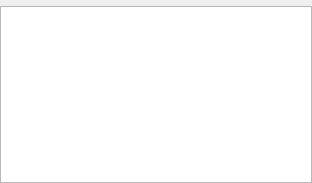
<?xml version="1.0" encoding="UTF-8"?>
<ui version="4.0">
 <class>qSlicerLiverResectionsTableView</class>
 <widget class="QWidget" name="qSlicerLiverResectionsTableView">
  <property name="geometry">
   <rect>
    <x>0</x>
    <y>0</y>
    <width>312</width>
    <height>183</height>
   </rect>
  </property>
  <property name="sizePolicy">
   <sizepolicy hsizetype="Preferred" vsizetype="MinimumExpanding">
    <horstretch>0</horstretch>
    <verstretch>0</verstretch>
   </sizepolicy>
  </property>
  <property name="minimumSize">
   <size>
    <width>0</width>
    <height>74</height>
   </size>
  </property>
  <property name="windowTitle">
   <string>qMRMLSegmentsTableView</string>
  </property>
  <layout class="QGridLayout" name="gridLayout">
   <property name="leftMargin">
    <number>0</number>
   </property>
   <property name="topMargin">
    <number>0</number>
   </property>
   <property name="rightMargin">
    <number>0</number>
   </property>
   <property name="bottomMargin">
    <number>0</number>
   </property>
   <item row="0" column="0">
    <widget class="QWidget" name="FilterBar" native="true">
     <property name="sizePolicy">
      <sizepolicy hsizetype="Preferred" vsizetype="Fixed">
       <horstretch>0</horstretch>
       <verstretch>0</verstretch>
      </sizepolicy>
     </property>
     <layout class="QHBoxLayout" name="horizontalLayout">
      <property name="leftMargin">
       <number>0</number>
      </property>
      <property name="topMargin">
       <number>0</number>
      </property>
      <property name="rightMargin">
       <number>0</number>
      </property>
      <property name="bottomMargin">
       <number>0</number>
      </property>
     </layout>
    </widget>
   </item>
   <item row="2" column="0">
    <widget class="QTableView" name="SegmentsTable">
     <property name="enabled">
      <bool>true</bool>
     </property>
     <property name="sizePolicy">
      <sizepolicy hsizetype="Ignored" vsizetype="MinimumExpanding">
       <horstretch>0</horstretch>
       <verstretch>1</verstretch>
      </sizepolicy>
     </property>
     <property name="minimumSize">
      <size>
       <width>0</width>
       <height>56</height>
      </size>
     </property>
     <property name="maximumSize">
      <size>
       <width>16777215</width>
       <height>16777215</height>
      </size>
     </property>
     <property name="alternatingRowColors">
      <bool>true</bool>
     </property>
     <property name="iconSize">
      <size>
       <width>16</width>
       <height>16</height>
      </size>
     </property>
     <property name="sortingEnabled">
      <bool>false</bool>
     </property>
     <property name="columnCount" stdset="0">
      <number>6</number>
     </property>
     <attribute name="horizontalHeaderDefaultSectionSize">
      <number>48</number>
     </attribute>
     <attribute name="horizontalHeaderStretchLastSection">
      <bool>true</bool>
     </attribute>
     <attribute name="verticalHeaderVisible">
      <bool>false</bool>
     </attribute>
    </widget>
   </item>
  </layout>
 </widget>
 <resources>
  <include location="../qSlicerLiverResectionsModuleWidgets.qrc"/>
 </resources>
 <connections/>
</ui>
